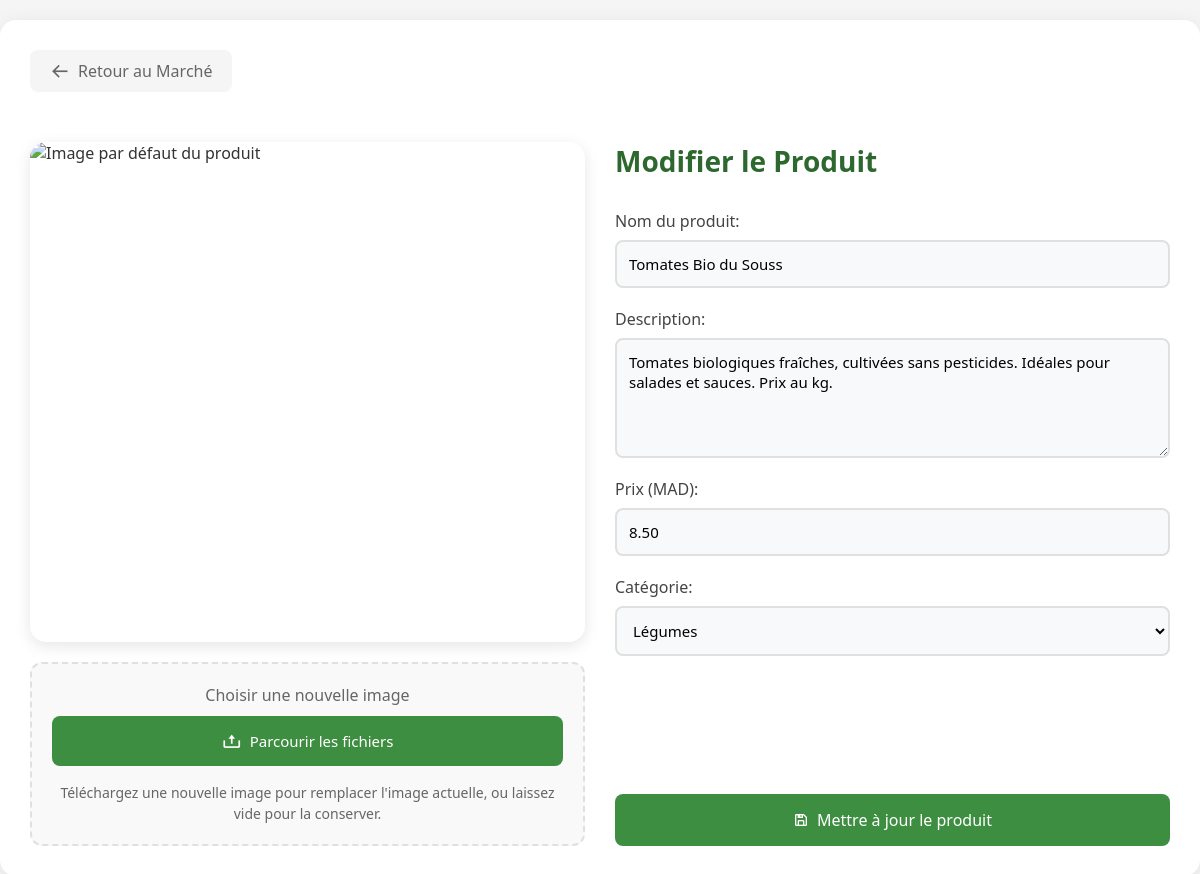
Page /edit_product.php?id=140 (signed in) on the committed database.
### tables this page shows
CREATE TABLE IF NOT EXISTS `marketplace_items` (
  `id` int NOT NULL AUTO_INCREMENT,
  `seller_id` int NOT NULL,
  `title` varchar(255) NOT NULL,
  `description` text,
  `price` decimal(10,2) NOT NULL,
  `image_url` varchar(255) DEFAULT NULL,
  `category` varchar(50) DEFAULT NULL,
  `status` enum('available','sold','pending') DEFAULT 'available',
  `created_at` timestamp NULL DEFAULT CURRENT_TIMESTAMP,
  PRIMARY KEY (`id`),
  KEY `seller_id` (`seller_id`),
  CONSTRAINT `marketplace_items_ibfk_1` FOREIGN KEY (`seller_id`) REFERENCES `users` (`id`) ON DELETE CASCADE
);

### edit_product.php (the view, shortened to what this page needs)
<?php
$servername = "localhost";
$username = "root";
$password = "";
$dbname = "farmx";
$dsn = "mysql:host=$servername;dbname=$dbname;charset=utf8mb4";
$options = [
    PDO::ATTR_ERRMODE => PDO::ERRMODE_EXCEPTION,
    PDO::ATTR_DEFAULT_FETCH_MODE => PDO::FETCH_ASSOC,
];
try {
    $pdo = new PDO($dsn, $username, $password, $options);
} catch (Exception $e) {
    exit('Database connection failed: ' . $e->getMessage());
}
$product_id = $_GET['id'] ?? null;
$stmt = $pdo->prepare("SELECT * FROM marketplace_items WHERE id = ? AND seller_id = ?");
$stmt->execute([$product_id, $_SESSION['user_id']]);
$product = $stmt->fetch();
?>
<!DOCTYPE html>
<html lang="fr">
<head>
    <link href='https://unpkg.com/boxicons@2.1.4/css/boxicons.min.css' rel='stylesheet'>
</head>
<body>
    <div class="edit-container">
        <a href="market.php" class="back-button">
            <i class='bx bx-arrow-back'></i> Retour au Marché
        </a>
        <div class="image-preview-section">
            <div class="current-image">
                <?php if ($product['image_url']): ?>
                    <img src="<?php echo htmlspecialchars($product['image_url']); ?>" alt="Image actuelle du produit" id="imagePreview">
                <?php else: ?>
                    <img src="Images/default-product.jpg" alt="Image par défaut du produit" id="imagePreview">
                <?php endif; ?>
            </div>
            <div class="image-upload">
                <label for="product_image">Choisir une nouvelle image</label>
                <div class="file-input-wrapper">
                    <div class="file-input-button">
                        <i class='bx bx-upload'></i>
                        Parcourir les fichiers
                    </div>
                </div>
                <p class="upload-text">Téléchargez une nouvelle image pour remplacer l'image actuelle, ou laissez vide pour la conserver.</p>
            </div>
        </div>
        <form class="edit-form" method="POST" enctype="multipart/form-data">
            <h2>Modifier le Produit</h2>
            <div class="form-group">
                <label for="product_name">Nom du produit:</label>
                <input type="text" id="product_name" name="product_name" value="<?php echo htmlspecialchars($product['title']); ?>" required>
            </div>
            <div class="form-group">
                <label for="product_description">Description:</label>
                <textarea id="product_description" name="product_description" required><?php echo htmlspecialchars($product['description']); ?></textarea>
            </div>
            <div class="form-group">
                <label for="product_price">Prix (MAD):</label>
                <input type="number" id="product_price" name="product_price" step="0.01" value="<?php echo htmlspecialchars($product['price']); ?>" required>
            </div>
            <div class="form-group">
                <label for="product_category">Catégorie:</label>
                <select id="product_category" name="product_category" required>
                    <option value="legumes" <?php echo $product['category'] === 'legumes' ? 'selected' : ''; ?>>Légumes</option>
                </select>
            </div>
            <button type="submit">
                <i class='bx bx-save'></i>
                Mettre à jour le produit
            </button>
        </form>
    </div>
</body>
</html>

### edit_product.php (style rules this page uses)
* { margin: 0; padding: 0; box-sizing: border-box; font-family: 'Segoe UI', Verdana, sans-serif; }
body { background-color: #f5f5f5; color: #333; }
.edit-container { max-width: 1200px; margin: 20px auto; padding: 30px; background-color: white; border-radius: 16px; box-shadow: 0 4px 20px rgba(0,0,0,0.08); display: grid; grid-template-columns: 1fr 1fr; gap: 30px; }
.back-button { grid-column: 1 / -1; display: inline-flex; align-items: center; gap: 8px; color: #666; text-decoration: none; margin-bottom: 20px; padding: 10px 20px; border-radius: 8px; transition: all 0.3s ease; background-color: #f5f5f5; width: fit-content; }
.back-button i { font-size: 20px; }
.edit-form { grid-column: 2; display: flex; flex-direction: column; gap: 20px; }
.edit-form h2 { color: #2d682f; font-size: 28px; margin-bottom: 10px; }
.form-group { display: flex; flex-direction: column; gap: 8px; }
.form-group label { font-weight: 500; color: #444; }
.form-group input, .form-group textarea, .form-group select { padding: 12px; border: 2px solid #e0e0e0; border-radius: 8px; font-size: 15px; transition: all 0.3s ease; background-color: #f8f9fa; }
.form-group textarea { resize: vertical; min-height: 120px; }
.image-preview-section { grid-column: 1; display: flex; flex-direction: column; gap: 20px; height: 100%; }
.current-image { width: 100%; height: 100%; min-height: 500px; border-radius: 16px; overflow: hidden; box-shadow: 0 4px 15px rgba(0,0,0,0.1); position: relative; }
.current-image img { width: 100%; height: 100%; object-fit: cover; object-position: center; }
.image-upload { background-color: #f9f9f9; padding: 20px; border-radius: 12px; border: 2px dashed #e0e0e0; text-align: center; }
.image-upload label { display: block; margin-bottom: 10px; color: #666; }
.image-upload { position: relative; }
.image-upload .file-input-wrapper { position: relative; margin-bottom: 15px; }
.image-upload .file-input-button { position: absolute; top: 0; left: 0; width: 100%; height: 50px; background-color: #3e8e41; color: white; border: none; border-radius: 8px; display: flex; align-items: center; justify-content: center; gap: 8px; font-size: 15px; font-weight: 500; cursor: pointer; transition: all 0.3s ease; z-index: 0; }
.image-upload .file-input-button i { font-size: 20px; }
.image-upload .upload-text { font-size: 14px; color: #666; margin-top: 10px; line-height: 1.5; }
button[type="submit"] { background-color: #3e8e41; color: white; border: none; padding: 15px 30px; border-radius: 8px; font-size: 16px; font-weight: 500; cursor: pointer; transition: all 0.3s ease; display: flex; align-items: center; justify-content: center; gap: 8px; margin-top: auto; }

### rows in the picture
marketplace_items: product_name "Tomates Bio du Souss", product_description "Tomates biologiques fraîches, cultivées sans pesticides. Idéales pour salades et sauces. Prix au kg.", product_price "8.50"
